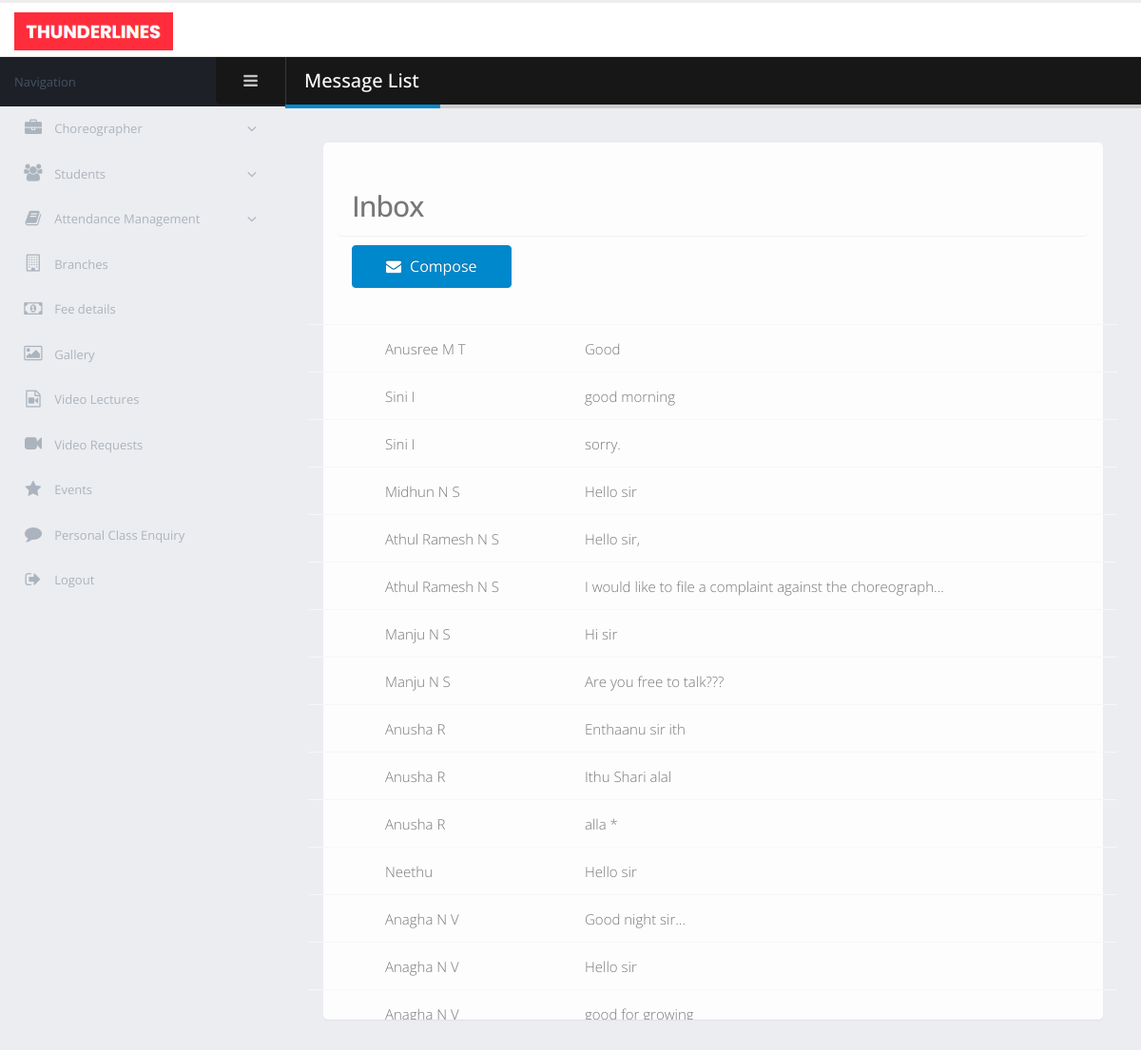
Screenshot of /admin/messages_list.php with the database file from the repository.
### tables this page shows
CREATE TABLE `student` (
  `student_id` int(11) NOT NULL,
  `student_name` varchar(40) NOT NULL,
  `student_dob` varchar(30) NOT NULL,
  `student_gender` varchar(12) NOT NULL,
  `address` varchar(25) NOT NULL,
  `place` varchar(25) NOT NULL,
  `pincode` int(11) NOT NULL,
  `district` varchar(30) NOT NULL,
  `nearest_branch` int(11) NOT NULL,
  `email_address` varchar(40) NOT NULL,
  `mobile_number` bigint(12) NOT NULL,
  `profile_photo` text DEFAULT NULL,
  `batch_id` int(11) DEFAULT 0,
  `fee_status` int(11) NOT NULL DEFAULT 0
);

### admin/messages_list.php (the view, shortened to what this page needs)
<!doctype html>
<html class="fixed">
<head>
    <link rel="stylesheet" href="assets/vendor/bootstrap/css/bootstrap.css" />
    <link rel="stylesheet" href="assets/vendor/font-awesome/css/font-awesome.css" />
    <link rel="stylesheet" href="assets/vendor/magnific-popup/magnific-popup.css" />
    <link rel="stylesheet" href="assets/vendor/bootstrap-datepicker/css/bootstrap-datepicker3.css" />
    <link rel="stylesheet" href="assets/vendor/jquery-ui/jquery-ui.css" />
    <link rel="stylesheet" href="assets/vendor/jquery-ui/jquery-ui.theme.css" />
    <link rel="stylesheet" href="assets/vendor/bootstrap-multiselect/bootstrap-multiselect.css" />
    <link rel="stylesheet" href="assets/vendor/morris.js/morris.css" />
    <link rel="stylesheet" href="assets/stylesheets/theme.css" />
    <link rel="stylesheet" href="assets/stylesheets/skins/default.css" />
    <link rel="stylesheet" href="assets/stylesheets/theme-custom.css">
</head>
<body>
<section class="body">
    <header class="header">
        <div class="logo-container">
            <a href="homepage.php" class="logo">
                <img src="assets/images/new_logo.png" alt="Porto Admin" height="40"/>
            </a>
        </div>
    </header>
    <div class="inner-wrapper">
        <aside id="sidebar-left" class="sidebar-left">
            <div class="sidebar-header">
                <div class="sidebar-title">
                    Navigation
                </div>
                <div class="sidebar-toggle hidden-xs" data-toggle-class="sidebar-left-collapsed" data-target="html" data-fire-event="sidebar-left-toggle">
                    <i class="fa fa-bars" aria-label="Toggle sidebar"></i>
                </div>
            </div>
            <div class="nano">
                <div class="nano-content">
                    <nav id="menu" class="nav-main" role="navigation">
                        <ul class="nav nav-main ">
                            <li class="nav-parent ">
                                <a href="#">
                                    <i class="fa fa-briefcase" aria-hidden="true"></i>
                                    <span>Choreographer</span>
                                </a>
                            </li>
                            <li class="nav-parent">
                                <a href="#">
                                    <i class="fa fa-users" aria-hidden="true"></i>
                                    <span>Students</span>
                                </a>
                            </li>
                            <li class="nav-parent">
                                <a href="#">
                                    <i class="fa fa-book" aria-hidden="true"></i>
                                    <span>Attendance Management</span>
                                </a>
                            </li>
                            <li>
                                <a href="branches.php">
                                    <i class="fa fa-building-o" aria-hidden="true"></i>
                                    <span>Branches</span>
                                </a>
                            </li>
                            <li>
                                <a href="fees_details.php">
                                    <i class="fa fa-money" aria-hidden="true"></i>
                                    <span>Fee details</span>
                                </a>
                            </li>
                            <li>
                                <a href="gallery.php">
                                    <i class="fa fa-image" aria-hidden="true"></i>
                                    <span>Gallery</span>
                                </a>
                            </li>
                            <li>
                                <a href="video_lectures.php">
                                    <i class="fa fa-file-video-o" aria-hidden="true"></i>
                                    <span>Video Lectures</span>
                                </a>
                            </li>
                            <li>
                                <a href="video_requests.php">
                                    <i class="fa fa-video-camera" aria-hidden="true"></i>
                                    <span>Video Requests</span>
                                </a>
                            </li>
                            <li>
                                <a href="event_details.php">
                                    <i class="fa fa-star" aria-hidden="true"></i>
                                    <span>Events</span>
                                </a>
                            </li>
                            <li>
                                <a href="personal_class_requests.php">
                                    <i class="fa fa-comment" aria-hidden="true"></i>
                                    <span>Personal Class Enquiry</span>
                                </a>
                            </li>
                            <li>
                                <a href="../login.html">
                                    <i class="fa fa-sign-out" aria-hidden="true"></i>
                                    <span>Logout</span>
                                </a>
                            </li>
                        </ul>
                    </nav>
                </div>
            </div>
        </aside>
        <section role="main" class="content-body">
            <header class="page-header">
                <h2>Message List</h2>
            </header>
            <div class="row">
                <div class="col-lg-12">
                    <section class="panel-heading-transparent">
                        <header class="panel-body">
                            <h2 class="panel-body">Inbox</h2>
                            <div class="col-md-3">
                                <a href="#" class="btn btn-block btn-primary btn-md pt-sm pb-sm text-md">
                                    <i class="fa fa-envelope mr-xs"></i>
                                    Compose
                                </a>
                            </div>
                            <section class="content-without-menu mailbox">
                                <div class="content-without-menu-" data-mailbox data-mailbox-view="table">
                                    <div class="body mailbox-folder">
                                        <div id="mailbox-email-list" class="mailbox-email-list">
                                            <div class="nano">
                                                <div class="nano-content">
                                                    <ul id="" class="list-unstyled">
                                                        <?php
                                                        include_once '../Database_Connect.php';
                                                        $res_inbox = $conn->query("select distinct from_id,message from messages where message_title='user_admin' and to_id='111' and from_id in (select distinct from_id from messages where message_title='user_admin' and to_id='111')");
                                                        while ($row_inbox = $res_inbox->fetch_array())
                                                        {
                                                            $row_student = mysqli_fetch_array($conn->query("select student_name from student where student_id='$row_inbox[0]'"));
                                                            echo "<li>";
                                                            echo "<a href='message_details.php?stId=$row_inbox[0]'>";
                                                            echo "<div class='col-sender'>";
                                                            echo "<p class='m-none ib'>$row_student[0]</p>";
                                                            echo "</div>";
                                                            echo "<div class='col-mail'>";
                                                            echo "<p class='m-none mail-content'>";
                                                            echo "<span class='subject'>$row_inbox[1]</span>";
                                                            echo "</p>";
                                                            echo "</div>";
                                                            echo "</a>";
                                                            echo "</li>";
                                                        }
                                                        ?>
                                                    </ul>
                                                </div>
                                            </div>
                                        </div>
                                    </div>
                                </div>
                            </section>
                        </header>
                    </section>
                </div>
            </div>
        </section>
    </div>
</section>
</body>
</html>

### admin/assets/stylesheets/skins/default.css (style rules this page uses)
a, .btn-link { color: #0088cc; }
body .btn-primary { color: #ffffff; text-shadow: 0 -1px 0 rgba(0, 0, 0, 0.25); background-color: #0088cc; border-color: #0088cc; }
.page-header h2 { border-bottom-color: #0088cc; }

### rows the page displays
student: student_name "Anusree M T"
student: student_name "Sini I"
student: student_name "Midhun N S"
student: student_name "Athul Ramesh N S"
student: student_name "Manju N S"
student: student_name "Anusha R"
student: student_name "Neethu"
student: student_name "Anagha N V"

### other values shown
$row_inbox[1] "Good"
$row_inbox[1] "good morning"
$row_inbox[1] "sorry."
$row_inbox[1] "Hello sir"
$row_inbox[1] "Hello sir,"
$row_inbox[1] "I would like to file a complaint against the choreographer"
$row_inbox[1] "Hi sir"
$row_inbox[1] "Are you free to talk???"
$row_inbox[1] "Enthaanu sir ith"
$row_inbox[1] "Ithu Shari alal"
$row_inbox[1] "alla *"
$row_inbox[1] "Good night sir..."
$row_inbox[1] "good for growing"
